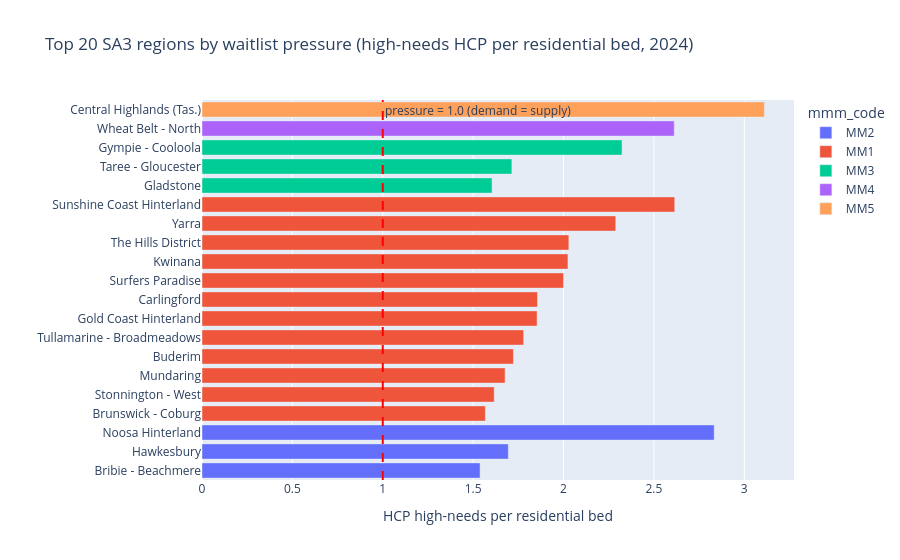

The code cell stored with this chart in its notebook:
### Markdown cell above
## 8. [Ch 3] waitlist_pressure — the hidden demand crisis

> **Definition:** `waitlist_pressure = hcp_high_needs / residential_places`  
> = How many high-needs home care users (L3+L4) exist per available residential bed.  
> These are people approved for near-nursing-home care who cannot get a residential place.

**Noosa Hinterland: 2.83 (2024)** — 255 high-needs users per 90 available beds.

### Code cell
top20_wp = master.nlargest(20, 'waitlist_pressure')[[
    'sa3_name', 'state', 'mmm_code', 'hcp_high_needs', 'residential_places', 'waitlist_pressure'
]].reset_index(drop=True)
print('Top 20 SA3 by waitlist_pressure (2024):')
print(top20_wp.round(3).to_string())
print()
print(f'SA3s with waitlist_pressure > 2.0: {(master["waitlist_pressure"] > 2.0).sum()}')
print(f'SA3s with waitlist_pressure > 1.0: {(master["waitlist_pressure"] > 1.0).sum()}')
print(f'National median waitlist_pressure: {master["waitlist_pressure"].median():.3f}')

fig = px.bar(
    top20_wp.sort_values('waitlist_pressure'),
    x='waitlist_pressure', y='sa3_name', color='mmm_code',
    orientation='h',
    title='Top 20 SA3 regions by waitlist pressure (high-needs HCP per residential bed, 2024)',
    labels={'waitlist_pressure': 'HCP high-needs per residential bed', 'sa3_name': ''},
)
fig.add_vline(x=1.0, line_dash='dash', line_color='red',
             annotation_text='pressure = 1.0 (demand = supply)', annotation_position='top right')
fig.show()

### Figure 1 — Plotly figure (JSON) as saved in the notebook; plotly's stock layout.template omitted (floating-point values rounded to 4 significant figures)
{"data": [{"hovertemplate": "mmm_code=MM2<br>HCP high-needs per residential bed=%{x}<br>=%{y}<extra></extra>", "legendgroup": "MM2", "marker": {"color": "#636efa", "pattern": {"shape": ""}}, "name": "MM2", "orientation": "h", "showlegend": true, "textposition": "auto", "type": "bar", "x": [1.538, 1.694, 2.833], "xaxis": "x", "y": ["Bribie - Beachmere", "Hawkesbury", "Noosa Hinterland"], "yaxis": "y"}, {"hovertemplate": "mmm_code=MM1<br>HCP high-needs per residential bed=%{x}<br>=%{y}<extra></extra>", "legendgroup": "MM1", "marker": {"color": "#EF553B", "pattern": {"shape": ""}}, "name": "MM1", "orientation": "h", "showlegend": true, "textposition": "auto", "type": "bar", "x": [1.568, 1.617, 1.677, 1.723, 1.779, 1.854, 1.856, 2.0, 2.024, 2.029, 2.289, 2.615], "xaxis": "x", "y": ["Brunswick - Coburg", "Stonnington - West", "Mundaring", "Buderim", "Tullamarine - Broadmeadows", "Gold Coast Hinterland", "Carlingford", "Surfers Paradise", "Kwinana", "The Hills District", "Yarra", "Sunshine Coast Hinterland"], "yaxis": "y"}, {"hovertemplate": "mmm_code=MM3<br>HCP high-needs per residential bed=%{x}<br>=%{y}<extra></extra>", "legendgroup": "MM3", "marker": {"color": "#00cc96", "pattern": {"shape": ""}}, "name": "MM3", "orientation": "h", "showlegend": true, "textposition": "auto", "type": "bar", "x": [1.605, 1.714, 2.324], "xaxis": "x", "y": ["Gladstone", "Taree - Gloucester", "Gympie - Cooloola"], "yaxis": "y"}, {"hovertemplate": "mmm_code=MM4<br>HCP high-needs per residential bed=%{x}<br>=%{y}<extra></extra>", "legendgroup": "MM4", "marker": {"color": "#ab63fa", "pattern": {"shape": ""}}, "name": "MM4", "orientation": "h", "showlegend": true, "textposition": "auto", "type": "bar", "x": [2.612], "xaxis": "x", "y": ["Wheat Belt - North"], "yaxis": "y"}, {"hovertemplate": "mmm_code=MM5<br>HCP high-needs per residential bed=%{x}<br>=%{y}<extra></extra>", "legendgroup": "MM5", "marker": {"color": "#FFA15A", "pattern": {"shape": ""}}, "name": "MM5", "orientation": "h", "showlegend": true, "textposition": "auto", "type": "bar", "x": [3.111], "xaxis": "x", "y": ["Central Highlands (Tas.)"], "yaxis": "y"}], "layout": {"annotations": [{"showarrow": false, "text": "pressure = 1.0 (demand = supply)", "x": 1, "xanchor": "left", "xref": "x", "y": 1, "yanchor": "top", "yref": "y domain"}], "barmode": "relative", "legend": {"title": {"text": "mmm_code"}, "tracegroupgap": 0}, "shapes": [{"line": {"color": "red", "dash": "dash"}, "type": "line", "x0": 1, "x1": 1, "xref": "x", "y0": 0, "y1": 1, "yref": "y domain"}], "title": {"text": "Top 20 SA3 regions by waitlist pressure (high-needs HCP per residential bed, 2024)"}, "xaxis": {"anchor": "y", "domain": [0, 1], "title": {"text": "HCP high-needs per residential bed"}}, "yaxis": {"anchor": "x", "domain": [0, 1], "title": {"text": ""}}}}
